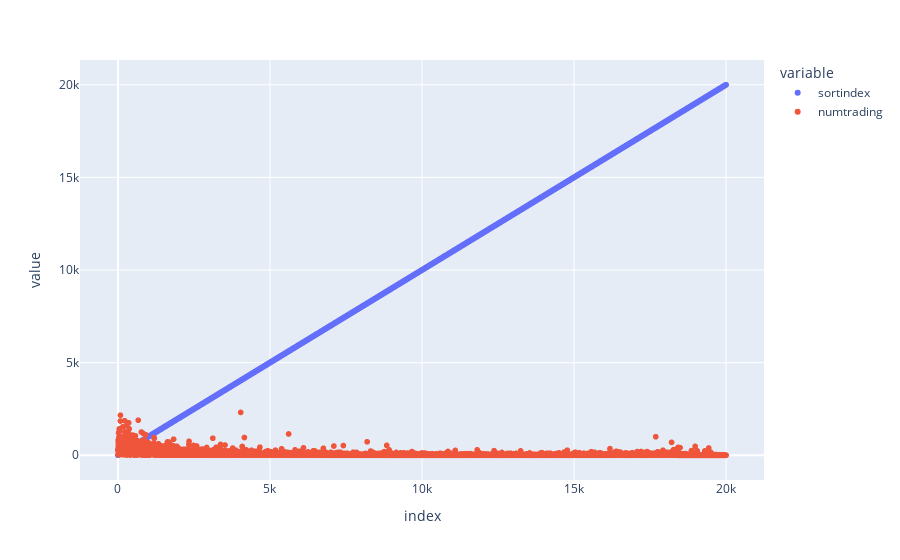

Here is the notebook cell this chart was saved with:
### Markdown cell above
**Objetivo:** explorar mais aprofundadamente as variáveis que melhor se relacionam com nossas variáveis alvo.

**Variáveis selecionadas:** 'sortindex', 'blogs', 'news', 'numplays_month', 'numweights', 'numgeeklists', 'numcomments', 'siteviews', 'numplays', 'baverage', 'average', 'usersrated', 'totalvotes', 'boardgamemechanic_cnt', 'boardgamehonor_cnt', 'boardgameexpansion', 'boardgamepublisher' e 'sortindex'.

### Code cell
# Criar o scatter plot
fig = px.scatter(df[['sortindex', 'numtrading']])

# Mostrar o plot
fig.show()

### Figure 1 — Plotly figure (JSON) as saved in the notebook; plotly's stock layout.template omitted (floating-point values rounded to 4 significant figures; data arrays with more than 128 entries replaced by an {"elided": "..."} marker saying what was removed)
{"data": [{"hovertemplate": "variable=sortindex<br>index=%{x}<br>value=%{y}<extra></extra>", "legendgroup": "sortindex", "marker": {"color": "#636efa", "symbol": "circle"}, "mode": "markers", "name": "sortindex", "showlegend": true, "type": "scattergl", "x": {"elided": "20000 int values"}, "xaxis": "x", "y": {"elided": "20000 int values"}, "yaxis": "y"}, {"hovertemplate": "variable=numtrading<br>index=%{x}<br>value=%{y}<extra></extra>", "legendgroup": "numtrading", "marker": {"color": "#EF553B", "symbol": "circle"}, "mode": "markers", "name": "numtrading", "showlegend": true, "type": "scattergl", "x": {"elided": "20000 int values"}, "xaxis": "x", "y": {"elided": "20000 int values"}, "yaxis": "y"}], "layout": {"legend": {"title": {"text": "variable"}, "tracegroupgap": 0}, "margin": {"t": 60}, "xaxis": {"anchor": "y", "domain": [0, 1], "title": {"text": "index"}}, "yaxis": {"anchor": "x", "domain": [0, 1], "title": {"text": "value"}}}}
